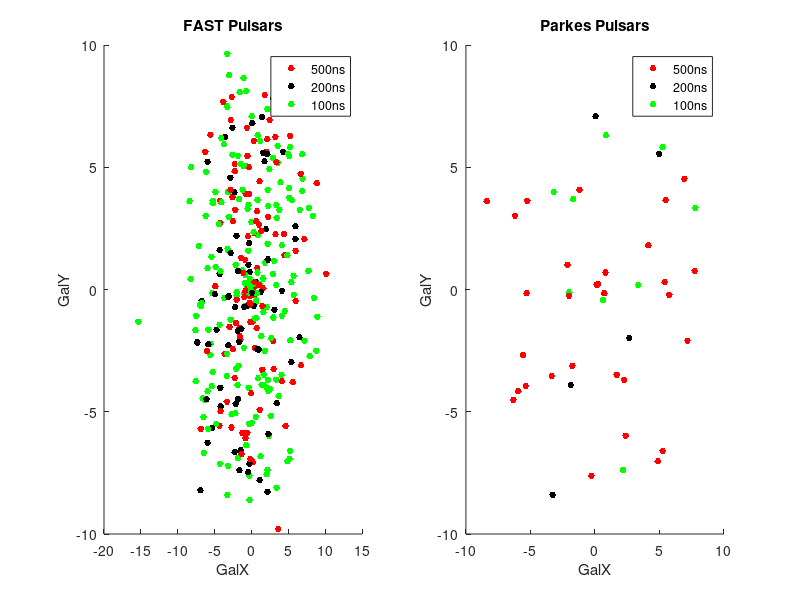

The MATLAB source for this figure:
% Calculate the jitter noise and radiometer noise for fast pulsars
%% QYQ 2017.6.18
clear;
%%pulsar parameters
fastmsp=load('fastmsp1.mat');
N=length(fastmsp.P);% number of pulsars
p=fastmsp.P*10^(-3);%in seconds
w0=fastmsp.W; % the original data for W in degrees
w=w0.*p/360; %fastmsp.W*10^(-3);%w0.*p/360;% transform w to time scale
s=fastmsp.S*10^(-3);%fastmsp.S*10^(-3);
t= 3600; % the integrate time, here we set it as 1h


%% telescope parameters
Tsf=20;% system Temprature for fast
Tsp=28;% ... for parkes
Gf=16.5; % for fast
Gp=0.8;% for parkes
dff=800*10^6;% the width of frequency for fast
dfp=300*10^6; % ... for parkes

%% jitter noise and radiometer noise
sigmaj=0.2.*w.*sqrt(p/t);% jitter noise
sigmarf=(w*Tsf).*sqrt(w./(p-w))./(Gf*s*sqrt(2*dff*t));% radiometer noise for fast
sigmarp=(w*Tsp).*sqrt(w./(p-w))./(Gp*s*sqrt(2*dfp*t));
sigmaf=sqrt(sigmaj.^2+sigmarf.^2);%total sigma for fast
sigmap=sqrt(sigmaj.^2+sigmarp.^2);% ... for parkes

%% dominant noise
jf=zeros(3,1);%  jitter noise dominant is 1 for fast
jp=zeros(3,1);% ...for parkes

for i=1:1:N
    if sigmaj(i) > sigmarf(i)
        jf(i)=1;
    end
    if sigmaj(i) > sigmarp(i)
        jp(i)=1;
    end
end


%for fast
p100=0;%number of pulsars with sigma less than 100ns
p200=0;
p500=0;

figure;
subplot(1,2,1);
hold on;
for i=1:1:N
    
    if sigmaf(i) < 5*10^(-7)
        p500=p500+1;
        x=fastmsp.R(i).*cos(fastmsp.b(i)).*cos(fastmsp.l(i));
        y=fastmsp.R(i).*cos(fastmsp.b(i)).*sin(fastmsp.l(i));
        h1=plot(x,y,'.r','markersize',15);
       % legend('500ns');
       % hold on;
    end
    
    
    if sigmaf(i) < 2*10^(-7)
        p200=p200+1;
        x=fastmsp.R(i).*cos(fastmsp.b(i)).*cos(fastmsp.l(i));
        y=fastmsp.R(i).*cos(fastmsp.b(i)).*sin(fastmsp.l(i));
        h2=plot(x,y,'.k','markersize',15);
       % legend('200ns');
       % hold on;
    end
    
    
    if sigmaf(i) < 10^(-7)
        p100=p100+1;
        x=fastmsp.R(i).*cos(fastmsp.b(i)).*cos(fastmsp.l(i));
        y=fastmsp.R(i).*cos(fastmsp.b(i)).*sin(fastmsp.l(i));
        h3=plot(x,y,'.g','markersize',15);
      %  legend('100ns');
      %  hold on;
    end
end
title('FAST Pulsars');
xlabel('GalX');
ylabel('GalY');
legend([h1,h2,h3],'500ns','200ns','100ns');
display(['The number of pulsars in fast less than 100ns is ',num2str(p100)]);
display(['The number of pulsars in fast less than 200ns is ',num2str(p200)]);
display(['The number of pulsars in fast less than 500ns is ',num2str(p500)]);


%for parkes
p100=0;%number of pulsars with sigma less than 100ns
p200=0;
p500=0;

subplot(1,2,2);
hold on;

for i=1:1:N
    
    if sigmap(i) < 5*10^(-7)
        p500 = p500+1;
        x=fastmsp.R(i).*cos(fastmsp.b(i)).*cos(fastmsp.l(i));
        y=fastmsp.R(i).*cos(fastmsp.b(i)).*sin(fastmsp.l(i));
        h1=plot(x,y,'.r','markersize',15);
       % hold on;
        
    end
    
    
    if sigmap(i) < 2*10^(-7)
        p200=p200+1;
        x=fastmsp.R(i).*cos(fastmsp.b(i)).*cos(fastmsp.l(i));
        y=fastmsp.R(i).*cos(fastmsp.b(i)).*sin(fastmsp.l(i));
        h2=plot(x,y,'.k','markersize',15);
       % hold on;
    end
    
    
    if sigmap(i) < 10^(-7)
        p100=p100+1;
        x=fastmsp.R(i).*cos(fastmsp.b(i)).*cos(fastmsp.l(i));
        y=fastmsp.R(i).*cos(fastmsp.b(i)).*sin(fastmsp.l(i));
        h3=plot(x,y,'.g','markersize',15);
       % hold on;
    end
end
title('Parkes Pulsars');
xlabel('GalX');
ylabel('GalY');
legend([h1,h2,h3],'500ns','200ns','100ns');
display(['The number of pulsars in Parkes less than 100ns is ',num2str(p100)]);
display(['The number of pulsars in Parkes less than 200ns is ',num2str(p200)]);
display(['The number of pulsars in Parkes less than 500ns is ',num2str(p500)]);
save('sigma.mat','sigmaj','sigmarf','sigmarp','sigmaf','sigmap');


